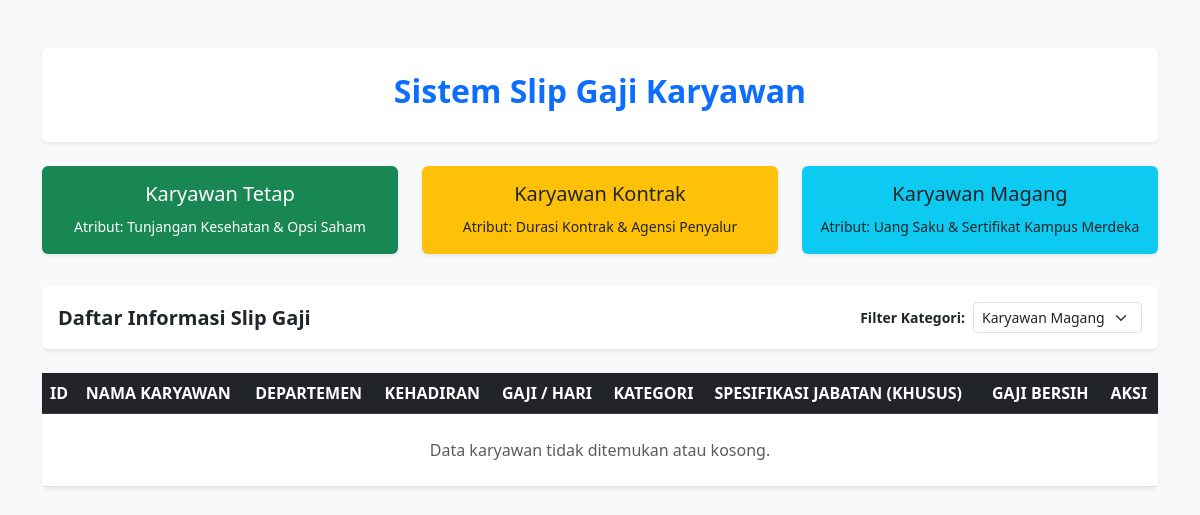
Page /index.php?jenis=Magang on the earlier database version.
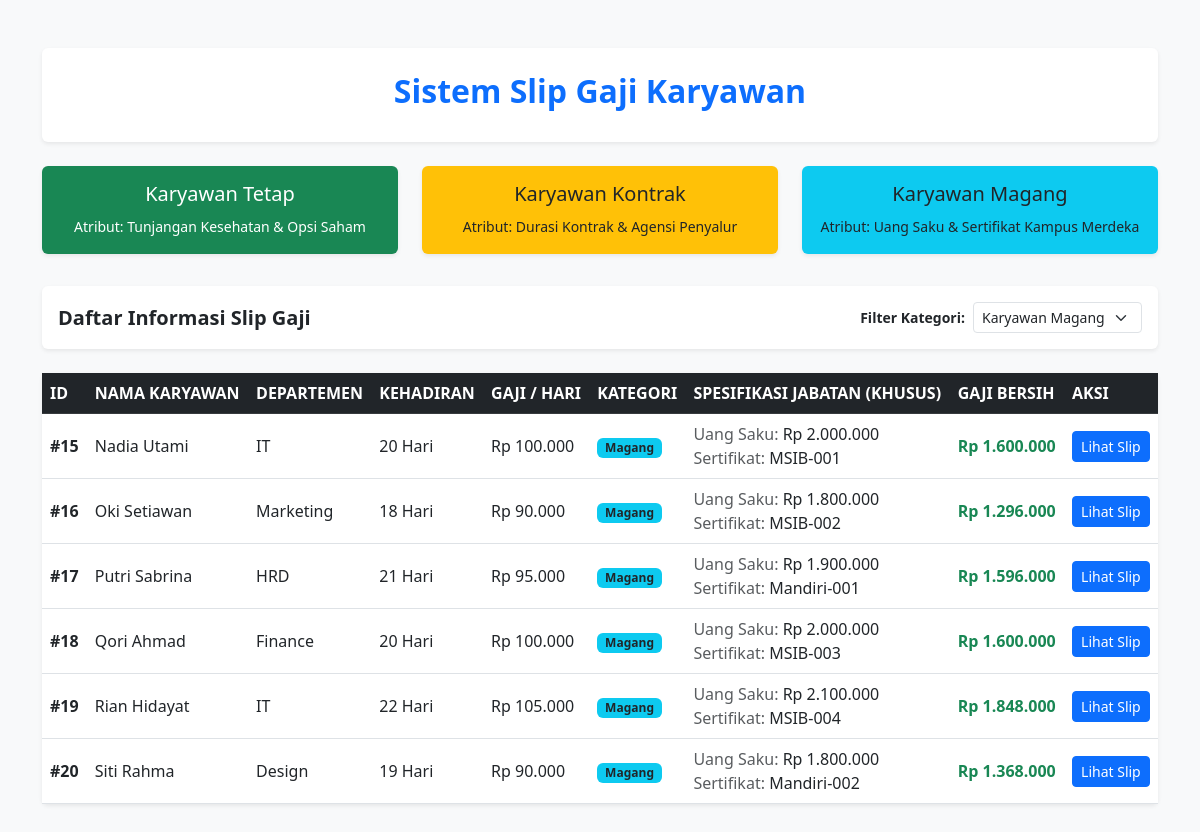
Same page on the later database version.
### tables this page shows
CREATE TABLE `tabel_karyawan` (
  `id_karyawan` int NOT NULL,
  `nama_karyawan` varchar(100) NOT NULL,
  `departemen` varchar(50) NOT NULL,
  `hari_kerja_masuk` int NOT NULL,
  `gaji_dasar_per_hari` decimal(12,2) NOT NULL,
  `jenis_karyawan` enum('Kontrak','Tetap','Magang') NOT NULL,
  `durasi_kontrak_bulan` int DEFAULT NULL,
  `agensi_penyalur` varchar(100) DEFAULT NULL,
  `tunjangan_kesehatan` decimal(12,2) DEFAULT NULL,
  `opsi_saham_id` varchar(50) DEFAULT NULL,
  `uang_saku_bulanan` decimal(12,2) DEFAULT NULL,
  `sertifikat_kampus_merdeka` varchar(100) DEFAULT NULL
);

### models/karyawanmagang.php (the view, shortened to what the changed rows need)
<?php
class karyawanmagang extends karyawan {
    protected $uangSakuBulanan;
    protected $sertifikatKampusMerdeka;
    public function __construct($id_karyawan, $nama_karyawan, $departemen, $hari_kerja_masuk, $gaji_dasar_per_hari, $uangSakuBulanan, $sertifikatKampusMerdeka) {
        $this->id_karyawan = $id_karyawan;
        $this->nama_karyawan = $nama_karyawan;
        $this->departemen = $departemen;
        $this->hari_kerja_masuk = $hari_kerja_masuk;
        $this->gaji_dasar_per_hari = $gaji_dasar_per_hari;
        $this->uangSakuBulanan = $uangSakuBulanan;
        $this->sertifikatKampusMerdeka = $sertifikatKampusMerdeka;
    }
    public function hitungGajiBersih(): float {
        return (float) (($this->hari_kerja_masuk * $this->gaji_dasar_per_hari) * 0.80);
    }
    public function tampilkanProfilKaryawan(): string {
        $gajiBersih = $this->hitungGajiBersih();
        return "<tr>
            <td><strong>#{$this->id_karyawan}</strong></td>
            <td>{$this->nama_karyawan}</td>
            <td>{$this->departemen}</td>
            <td>{$this->hari_kerja_masuk} Hari</td>
            <td>Rp " . number_format($this->gaji_dasar_per_hari, 0, ',', '.') . "</td>
            <td><span class='badge bg-info text-dark'>Magang</span></td>
            <td>
                <span class='text-muted'>Uang Saku:</span> Rp " . number_format($this->uangSakuBulanan, 0, ',', '.') . "<br>
                <span class='text-muted'>Sertifikat:</span> {$this->sertifikatKampusMerdeka}
            </td>
            <td class='fw-bold text-success'>Rp " . number_format($gajiBersih, 0, ',', '.') . "</td>
        </tr>";
    }
}

### index.php (shortened to what the changed rows need)
<?php
require_once __DIR__ . '/models/karyawanmagang.php';
$connectionObj = new Connection();
$db = $connectionObj->getConnection();
$filter = isset($_GET['jenis']) ? $_GET['jenis'] : 'Semua';
$sql = "SELECT * FROM tabel_karyawan";
if ($filter !== 'Semua') {
    $sql .= " WHERE jenis_karyawan = '" . $db->real_escape_string($filter) . "'";
}
$result = $db->query($sql);
$listKaryawan = [];
if ($result && $result->num_rows > 0) {
    while ($row = $result->fetch_assoc()) {
        $obj = null;
        switch ($row['jenis_karyawan']) {
            case 'Magang':
                $obj = new karyawanmagang(
                    $row['id_karyawan'], $row['nama_karyawan'], $row['departemen'],
                    $row['hari_kerja_masuk'], $row['gaji_dasar_per_hari'],
                    $row['uang_saku_bulanan'], $row['sertifikat_kampus_merdeka']
                );
                break;
        }
        if ($obj !== null) {
            $listKaryawan[] = [
                'id' => $row['id_karyawan'],
                'object' => $obj
            ];
        }
    }
}
?>
<!DOCTYPE html>
<html lang="id">
<head>
    <link href="https://cdn.jsdelivr.net/npm/bootstrap@5.3.0/dist/css/bootstrap.min.css" rel="stylesheet">
</head>
<body class="bg-light">
<div class="container my-5">
    <div class="p-4 bg-white rounded shadow-sm mb-4 text-center">
        <h2 class="fw-bold text-primary">Sistem Slip Gaji Karyawan</h2>
    </div>
    <div class="card border-0 shadow-sm">
        <div class="table-responsive">
            <table class="table table-hover align-middle m-0">
                <thead class="table-dark text-uppercase fs-7">
                    <tr>
                        <th>ID</th>
                        <th>Nama Karyawan</th>
                        <th>Departemen</th>
                        <th>Kehadiran</th>
                        <th>Gaji / Hari</th>
                        <th>Kategori</th>
                        <th>Spesifikasi Jabatan (Khusus)</th>
                        <th>Gaji Bersih</th>
                        <th>Aksi</th> </tr>
                </thead>
                <tbody>
                    <?php if (empty($listKaryawan)): ?>
                        <tr>
                            <td colspan="9" class="text-center text-muted py-4">Data karyawan tidak ditemukan atau kosong.</td>
                        </tr>
                    <?php else: ?>
                        <?php
                        foreach ($listKaryawan as $item) {
                            $rowHtml = $item['object']->tampilkanProfilKaryawan();
                            $tombolAksi = "<td><a href='slip_gaji.php?id_karyawan={$item['id']}' class='btn btn-sm btn-primary'>Lihat Slip</a></td></tr>";
                            echo str_replace('</tr>', $tombolAksi, $rowHtml);
                        }
                        ?>
                    <?php endif; ?>
                </tbody>
            </table>
        </div>
    </div>
</div>
</body>
</html>

Differences in the rows shown:
added tabel_karyawan: id_karyawan "15", nama_karyawan "Nadia Utami", departemen "IT", hari_kerja_masuk "20", gaji_dasar_per_hari "100.000", uang_saku_bulanan "2.000.000", sertifikat_kampus_merdeka "MSIB-001", gajiBersih "1.600.000"
added tabel_karyawan: id_karyawan "16", nama_karyawan "Oki Setiawan", departemen "Marketing", hari_kerja_masuk "18", gaji_dasar_per_hari "90.000", uang_saku_bulanan "1.800.000", sertifikat_kampus_merdeka "MSIB-002", gajiBersih "1.296.000"
added tabel_karyawan: id_karyawan "17", nama_karyawan "Putri Sabrina", departemen "HRD", hari_kerja_masuk "21", gaji_dasar_per_hari "95.000", uang_saku_bulanan "1.900.000", sertifikat_kampus_merdeka "Mandiri-001", gajiBersih "1.596.000"
added tabel_karyawan: id_karyawan "18", nama_karyawan "Qori Ahmad", departemen "Finance", hari_kerja_masuk "20", gaji_dasar_per_hari "100.000", uang_saku_bulanan "2.000.000", sertifikat_kampus_merdeka "MSIB-003", gajiBersih "1.600.000"
added tabel_karyawan: id_karyawan "19", nama_karyawan "Rian Hidayat", departemen "IT", hari_kerja_masuk "22", gaji_dasar_per_hari "105.000", uang_saku_bulanan "2.100.000", sertifikat_kampus_merdeka "MSIB-004", gajiBersih "1.848.000"
added tabel_karyawan: id_karyawan "20", nama_karyawan "Siti Rahma", departemen "Design", hari_kerja_masuk "19", gaji_dasar_per_hari "90.000", uang_saku_bulanan "1.800.000", sertifikat_kampus_merdeka "Mandiri-002", gajiBersih "1.368.000"
Other differences:
text no longer shown: "Data karyawan tidak ditemukan atau kosong."
